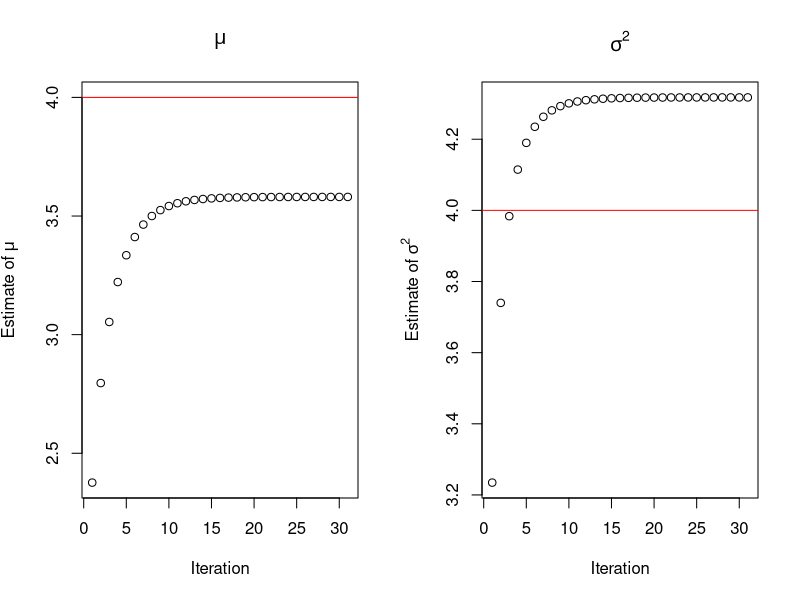

Write the R code that produced this figure.
## ---- chunk 1
moments <- function(x, r, theta) {
  mu <- theta[1]
  sigma2 <- theta[2]
  sigma <- sqrt(sigma2)
  if (x == 1) {
    ki <- mu + sigma * dnorm(r, mu, sigma) / 
      pnorm(r, mu, sigma, lower.tail = F)
    hi <- mu^2 + sigma^2 + sigma * (r + mu) * 
      dnorm(r, mu, sigma) / pnorm(r, mu, sigma, lower.tail = F)
  } else {
    ki <- mu - sigma * dnorm(r, mu, sigma) / 
      pnorm(r, mu, sigma)
    hi <- mu^2 + sigma^2 - sigma * (r + mu) * 
      dnorm(r, mu, sigma) / pnorm(r, mu, sigma)
  }
  c(ki, hi)
}
## ---- chunk 2
expectation_maximization <- function(x, r, theta, tol = 1e-5) {
  estimates <- list()
  n <- length(x)
  err <- 1
  j <- 0L
  while (err > tol) {
    E <- sapply(x, moments, r = r, theta = theta)
    s_E <- rowSums(E, na.rm = T)  
    mu_j <- 1 / n * s_E[1]
    sigma2_j <- 1 / n * (s_E[2] - 1 / n * (s_E[1])^2)
    err <- max(abs(theta[1] - mu_j), abs(theta[2] - sigma2_j))
    theta <- c(mu_j, sigma2_j)
    j <- j + 1
    estimates[[j]] <- c(j, theta)
  }
  m <- do.call(rbind, estimates)
  colnames(m) <- c("Iteration", "mu", "sigma2")
  m
}
## ---- chunk 3
set.seed(69)
z <- rnorm(100, mean = 4, sd = 2)
r <- 4
x <- ifelse(z > r, 1, 0)
out <- expectation_maximization(x = x, r = r, theta = c(1, 1), tol = 1e-5)
## ---- chunk 4
par(mfrow = c(1, 2))
plot(out[, 2], ylim = c(min(out[, 2]), 4), main = expression(mu),
     xlab = "Iteration", ylab = bquote("Estimate of"~mu))
abline(h = 4, col = "red")
plot(out[, 3], main = expression(sigma^2),
     xlab = "Iteration", ylab = bquote("Estimate of"~sigma^2))
abline(h = 4, col = "red")
